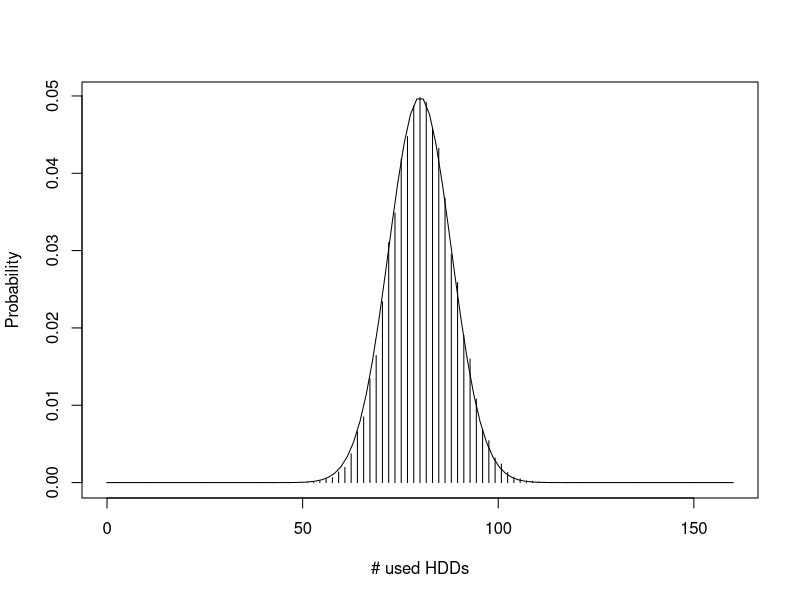
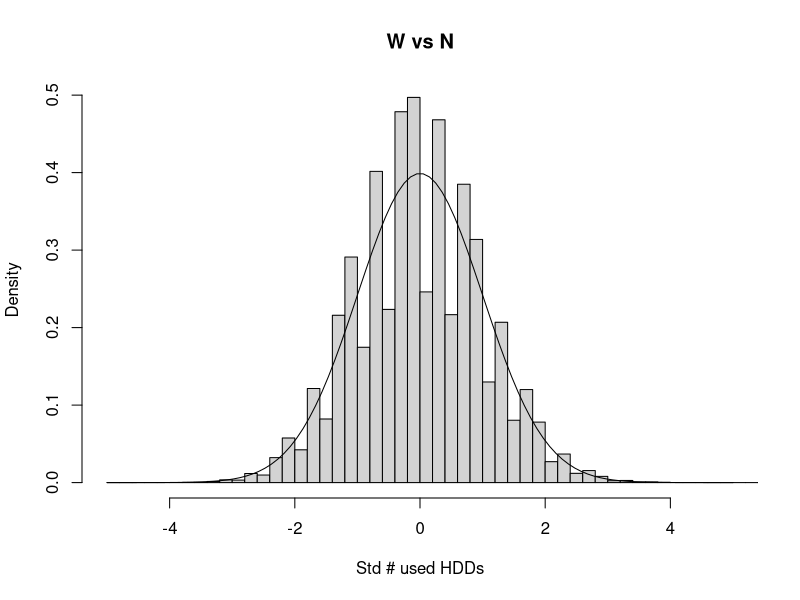

Generate these figures, in order, with R:
hdd <- read.table('data/hdds.tab', sep='\t', header=TRUE)
colSums(hdd)

plot(
  function(x) dbinom(as.integer(x), 400, prob=0.2),
  xlim=c(0,400*0.2*2),
  type="h",
  ylab="Probability",
  xlab="# used HDDs",
)
plot(
  function(x) dnorm(x, mean=0.2 * 400, sd = sqrt(0.2*0.8*400)),
  xlim=c(0, 400*0.2*2),
  add=TRUE,
  n = 100,
)

S = rbinom(n = 100e5, size=400, prob=0.2)
W = (S - 400*0.2)/sqrt(0.2*0.8*400)
hist(
  W,
  freq=FALSE,
  xlab="Std # used HDDs",
  ylab="Density",
  main="W vs N",
  xlim=c(-5,5),
  breaks=64,
)
plot(
  dnorm,
  xlim=c(-5, 5),
  add=TRUE,
  n=100,
)
